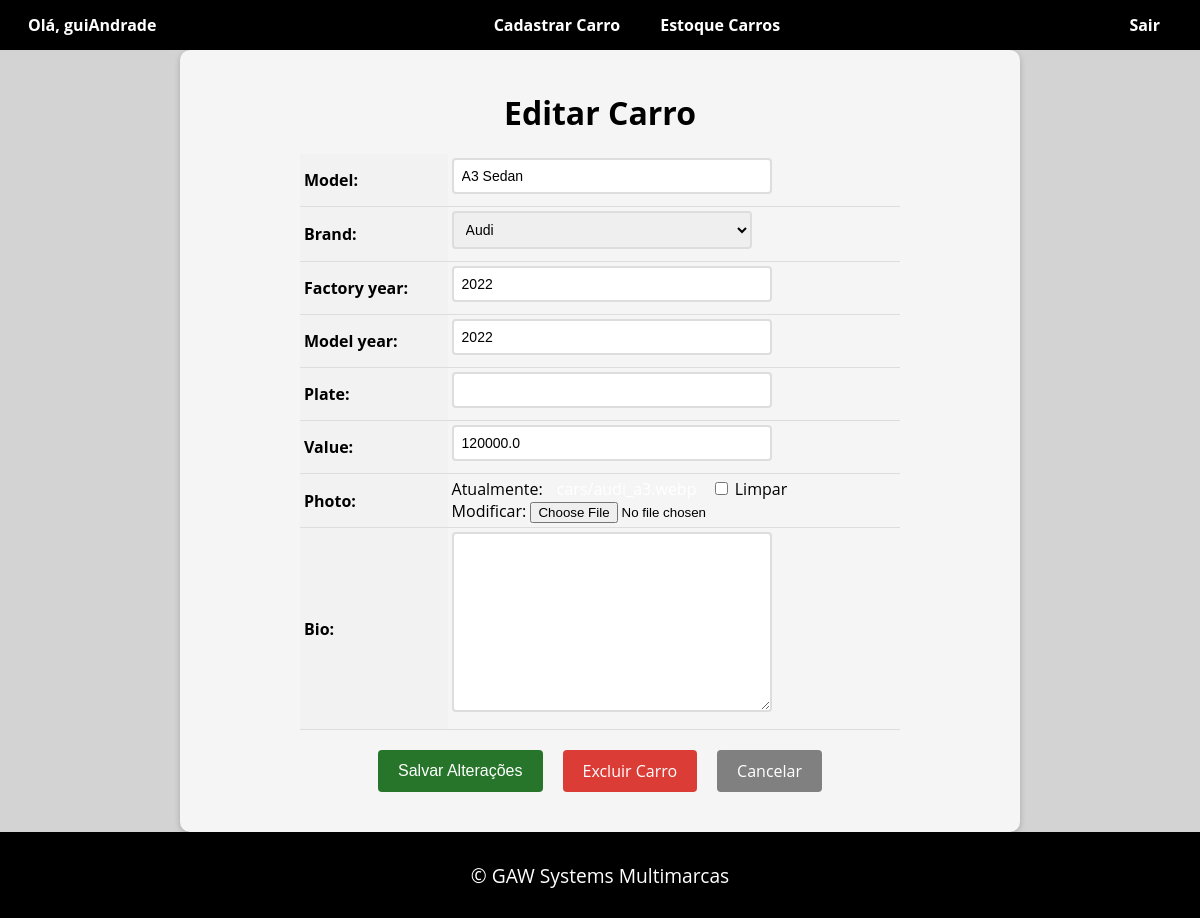
Page /car/18/update/ (signed in) on the earlier database version.
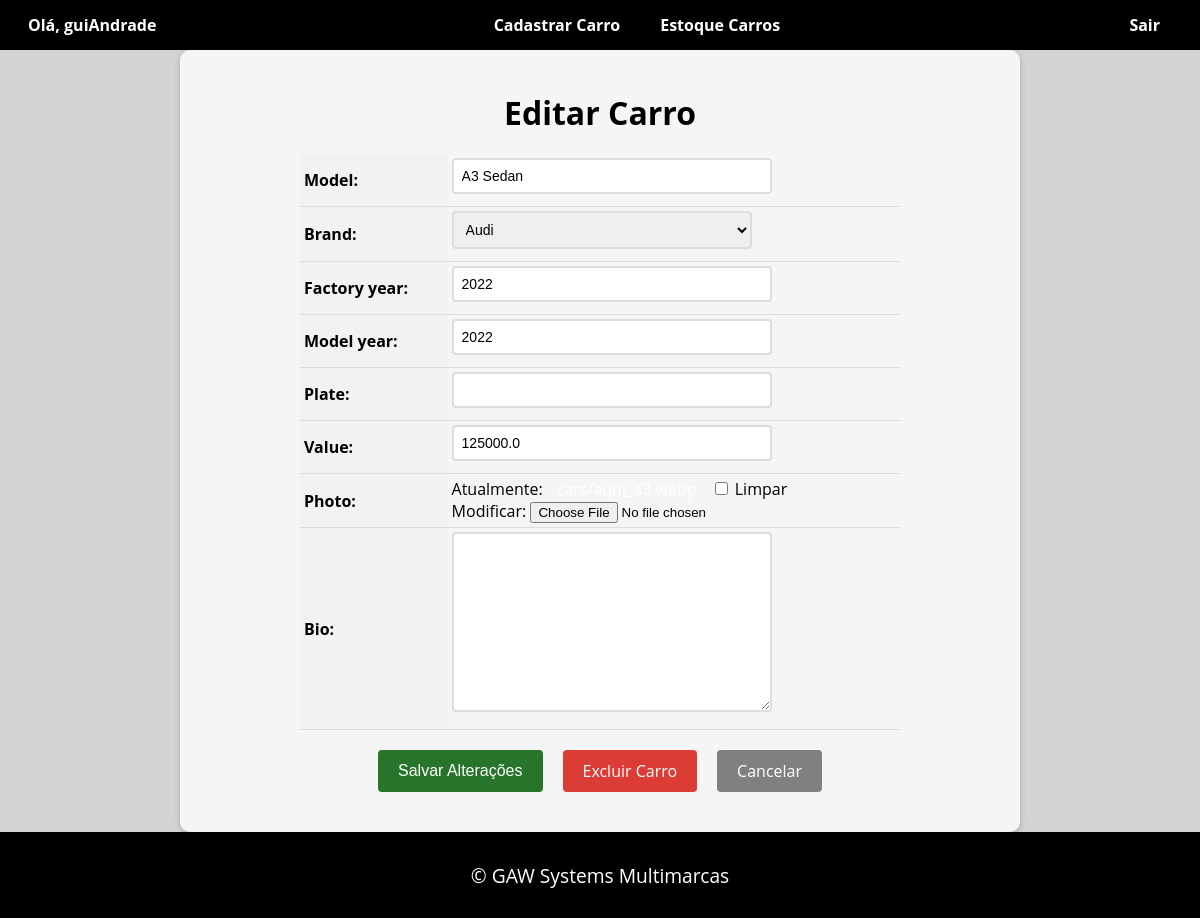
Same page on the later database version.
### cars/models.py (models this page shows, shortened)
class Car(models.Model):
    id = models.AutoField(primary_key=True)
    model = models.CharField(max_length=200)
    brand = models.ForeignKey(Brand, on_delete=models.PROTECT, related_name='car_brand')
    factory_year = models.IntegerField(blank=True, null=True)
    model_year = models.IntegerField(blank=True, null=True)
    plate = models.CharField(max_length=10, blank=True, null=True)
    value = models.FloatField(blank=True, null=True)
    photo = models.ImageField(upload_to='cars/', blank=True, null=True)
    bio = models.TextField(blank=True, null=True)

### cars/views.py (the view, shortened to what this page needs)
# urls.py: path('car/<int:pk>/update/', CarUpdateView.as_view(), name='car_update'),
@method_decorator(login_required(login_url='login'), name='dispatch')
class CarUpdateView(UpdateView):
    model = Car
    form_class = CarModelForm
    template_name = 'car_update.html'

### cars/forms.py (shortened to what this page needs)
class CarModelForm(forms.ModelForm):
    class Meta:
        model = Car # Um form em cima da tabela car
        fields = '__all__' # herda todos os campos do model car

### cars/models.py (called while the page is built)
    def __str__(self):
        return self.name

### cars/templates/car_update.html (shortened to what this page needs)
{% extends "base.html" %}
{% block content %}
    <form method="post" enctype="multipart/form-data">
        <h1>Editar Carro</h1>
        <table>
        {{ form.as_table }}
        </table>
        <div>
            <div class="buttons-container">
                <input type="submit" value="Salvar Alterações" class="btn btn-primary">
                <a href="{% url 'car_delete' pk=object.pk %}" class="btn btn-danger">Excluir Carro</a>
                <a href="{% url 'cars_list' %}" class="btn btn-secondary">Cancelar</a>
            </div>
        </div>
    </form>
{% endblock %}

Differences in the rows shown:
changed Car "A3 Sedan": value "120000.0" → "125000.0"
